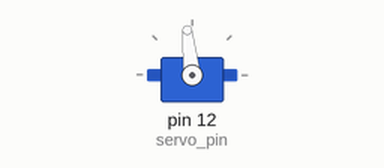
Bench run of a sketch on a simulated Arduino Uno, built with avr-gcc and run on an emulated ATmega328P. On the bench: servo.

Above: at 0.05 s.
At 0.8 s:
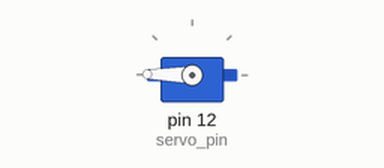
At 1.55 s:
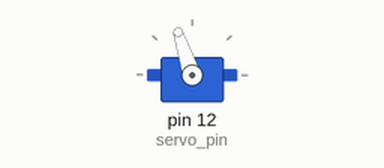
At 3.25 s:
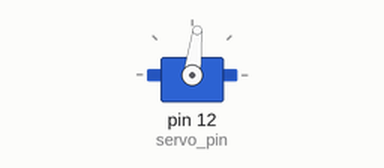
Timing chart, 0 to 7.5 s (numbered marks = the images above):
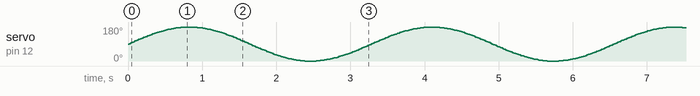

The sketch:

servo_intro.ino
```cpp
#include <Servo.h>

/*  This sketch controls a servo from 0 to 180degrees and back
    Adapt to your needs.

    Wiring:
    Power supply +5v -> Servo + pin (red cable)
    Power supply GND -> CNC Shield GND pin
    Servo Data pin (orange or yellow) -> SpinEn on CNC shield
    Servo GND -> GND on CNC Shield
*/

Servo servo;

const byte servo_pin = 12;  // connect to Spindle enable pin (SpinEn) on CNC shield.
float pos = 0;

const int servo_min_ms = 800;
const int servo_max_ms = 2100;

const int servo_min_pos = 55; // 55
const int servo_max_pos = 135; // 135
const int servo_center = 90;

float angle = 0.0;
float speed = 0.01;

void setup() {
  Serial.begin(115200);
  servo.attach(servo_pin);
  // uncomment to fine-tune PWM signal
  //servo.attach(servo_pin, servo_min_ms, servo_max_ms);
  servo.write(servo_center);
}


void loop() {
  int pos = 90 + sin(angle) * 90;
  //Serial.println(pos);
  servo.write(pos);
  delay(5);
  angle += speed;
}
```
